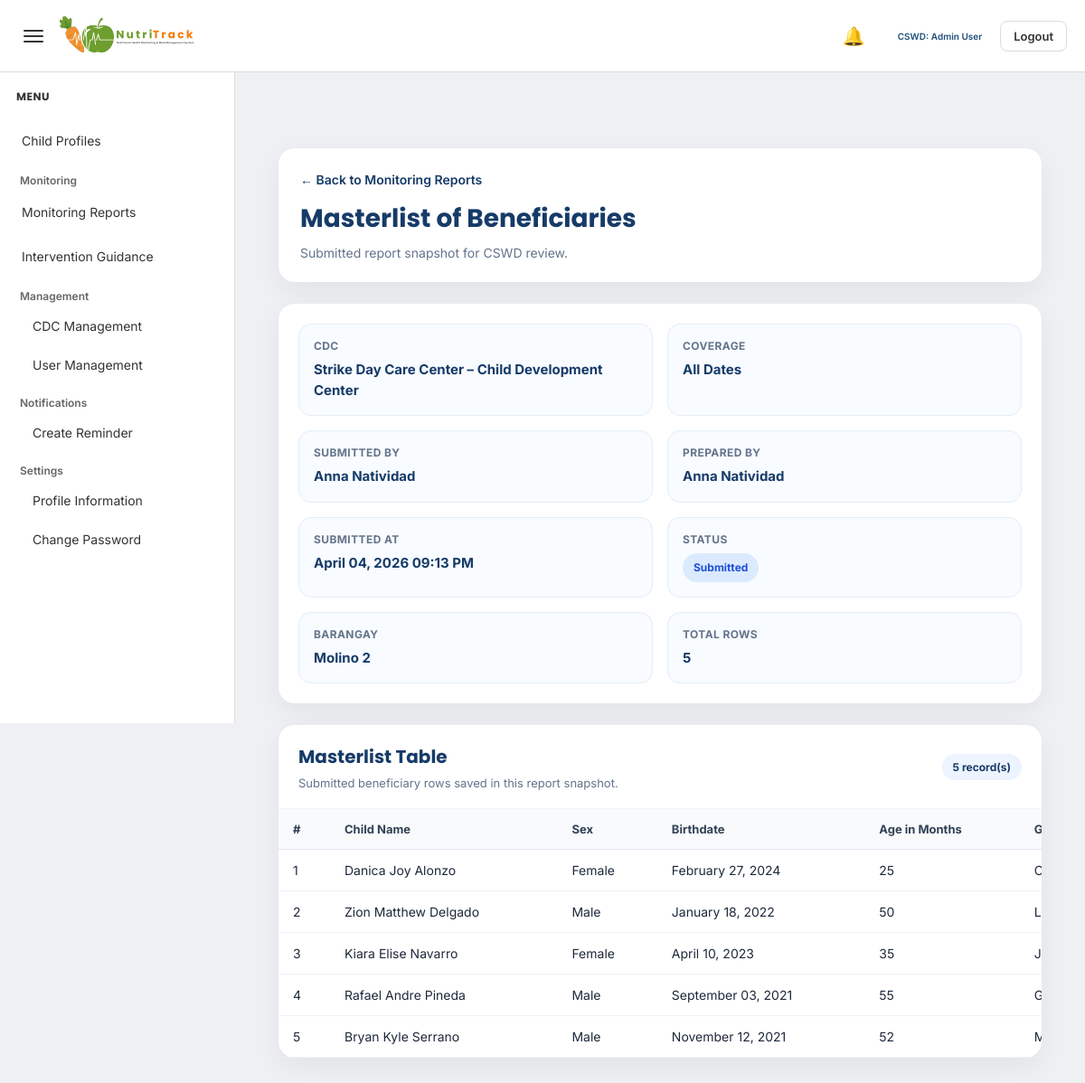
The app's page /admin/view_masterlist_report.php?id=1 (signed in) with its own data.
### tables this page shows
CREATE TABLE `submitted_reports` (
  `submitted_report_id` int(11) NOT NULL,
  `report_type` varchar(100) NOT NULL,
  `cdc_id` int(11) NOT NULL,
  `submitted_by` int(11) NOT NULL,
  `date_from` date DEFAULT NULL,
  `date_to` date DEFAULT NULL,
  `submitted_at` datetime NOT NULL DEFAULT current_timestamp(),
  `status` varchar(50) NOT NULL DEFAULT 'submitted',
  `report_payload` longtext NOT NULL
);

CREATE TABLE `cdc` (
  `cdc_id` int(11) NOT NULL,
  `cdc_name` varchar(100) DEFAULT NULL,
  `barangay` varchar(100) DEFAULT NULL,
  `address` text DEFAULT NULL,
  `status` varchar(20) DEFAULT 'Active',
  `created_at` timestamp NOT NULL DEFAULT current_timestamp()
);

### admin/view_masterlist_report.php (the view, shortened to what this page needs)
<?php
include '../config/database.php';
function h($value)
{
    return htmlspecialchars((string)$value, ENT_QUOTES, 'UTF-8');
}
function safe_value($value, $fallback = 'N/A')
{
    return (isset($value) && trim((string)$value) !== '') ? $value : $fallback;
}
function format_date_value($date, $fallback = 'N/A')
{
    $timestamp = strtotime($date);
    return date('F d, Y', $timestamp);
}
function format_datetime_value($date, $fallback = 'N/A')
{
    $timestamp = strtotime($date);
    return date('F d, Y h:i A', $timestamp);
}
function normalize_sex($sex)
{
    $sex = strtolower(trim((string)$sex));
    if ($sex === 'm' || $sex === 'male') {
        return 'Male';
    }
    if ($sex === 'f' || $sex === 'female') {
        return 'Female';
    }
    return trim((string)$sex) !== '' ? ucfirst(trim((string)$sex)) : 'N/A';
}
$submitted_report_id = (int) $_GET['id'];
$report_sql = "
    SELECT
        sr.submitted_report_id,
        sr.report_type,
        sr.cdc_id,
        sr.submitted_by,
        sr.date_from,
        sr.date_to,
        sr.submitted_at,
        sr.status,
        sr.report_payload,
        c.cdc_name,
        c.barangay,
        c.address AS cdc_address,
        CONCAT(
            COALESCE(u.first_name, ''),
            CASE
                WHEN u.first_name IS NOT NULL AND u.first_name != '' AND u.last_name IS NOT NULL AND u.last_name != '' THEN ' '
                ELSE ''
            END,
            COALESCE(u.last_name, '')
        ) AS submitted_by_name
    FROM submitted_reports sr
    INNER JOIN cdc c ON sr.cdc_id = c.cdc_id
    INNER JOIN users u ON sr.submitted_by = u.user_id
    WHERE sr.submitted_report_id = ?
    LIMIT 1
";
$stmt_report = mysqli_prepare($conn, $report_sql);
mysqli_stmt_bind_param($stmt_report, "i", $submitted_report_id);
mysqli_stmt_execute($stmt_report);
$result_report = mysqli_stmt_get_result($stmt_report);
$report = mysqli_fetch_assoc($result_report);
$payload = json_decode($report['report_payload'], true);
$rows = [];
if (isset($payload['submitted_rows']) && is_array($payload['submitted_rows'])) {
    $rows = $payload['submitted_rows'];
}
$prepared_by = safe_value($payload['prepared_by'] ?? '', $report['submitted_by_name']);
$total_records = isset($payload['total_records']) ? (int)$payload['total_records'] : count($rows);
$coverage_text = 'All Dates';
$status = strtolower(trim((string)$report['status']));
$status_class = 'status-default';
if ($status === 'submitted') {
    $status_class = 'status-submitted';
} elseif ($status === 'reviewed') {
    $status_class = 'status-reviewed';
} elseif ($status === 'approved') {
    $status_class = 'status-approved';
} elseif ($status === 'returned') {
    $status_class = 'status-returned';
}
?>
<!DOCTYPE html>
<html lang="en">
<head>
    <link rel="stylesheet" href="../assets/admin-style.css">
</head>
<body>
<?php include '../includes/admin_topbar.php'; ?>
<?php include '../includes/admin_sidebar.php'; ?>
<div class="main-content" id="mainContent">
    <div class="report-view-wrapper">
        <div class="report-header-card">
            <a href="monitoring_reports.php" class="back-link">← Back to Monitoring Reports</a>
            <div class="report-header">
                <h1>Masterlist of Beneficiaries</h1>
                <p>Submitted report snapshot for CSWD review.</p>
            </div>
        </div>
        <div class="summary-card">
            <div class="summary-grid">
                <div class="summary-item">
                    <div class="summary-label">CDC</div>
                    <div class="summary-value"><?php echo h(safe_value($payload['cdc_name'] ?? '', $report['cdc_name'])); ?></div>
                </div>
                <div class="summary-item">
                    <div class="summary-label">Coverage</div>
                    <div class="summary-value"><?php echo h($coverage_text); ?></div>
                </div>
                <div class="summary-item">
                    <div class="summary-label">Submitted By</div>
                    <div class="summary-value"><?php echo h(safe_value($report['submitted_by_name'])); ?></div>
                </div>
                <div class="summary-item">
                    <div class="summary-label">Prepared By</div>
                    <div class="summary-value"><?php echo h($prepared_by); ?></div>
                </div>
                <div class="summary-item">
                    <div class="summary-label">Submitted At</div>
                    <div class="summary-value"><?php echo h(format_datetime_value($report['submitted_at'])); ?></div>
                </div>
                <div class="summary-item">
                    <div class="summary-label">Status</div>
                    <div class="summary-value">
                        <span class="status-badge <?php echo h($status_class); ?>">
                            <?php echo h(safe_value($report['status'])); ?>
                        </span>
                    </div>
                </div>
                <div class="summary-item">
                    <div class="summary-label">Barangay</div>
                    <div class="summary-value"><?php echo h(safe_value($report['barangay'])); ?></div>
                </div>
                <div class="summary-item">
                    <div class="summary-label">Total Rows</div>
                    <div class="summary-value"><?php echo (int)$total_records; ?></div>
                </div>
            </div>
        </div>
        <div class="table-card">
            <div class="table-header">
                <div>
                    <h2>Masterlist Table</h2>
                    <p>Submitted beneficiary rows saved in this report snapshot.</p>
                </div>
                <span class="record-count"><?php echo (int)$total_records; ?> record(s)</span>
            </div>
            <?php if (!empty($rows)): ?>
                <div class="table-wrap">
                    <table class="report-table">
                        <thead>
                            <tr>
                                <th>#</th>
                                <th>Child Name</th>
                                <th>Sex</th>
                                <th>Birthdate</th>
                                <th>Age in Months</th>
                                <th>Guardian Name</th>
                            </tr>
                        </thead>
                        <tbody>
                            <?php foreach ($rows as $index => $row): ?>
                                <tr>
                                    <td><?php echo (int)($index + 1); ?></td>
                                    <td><?php echo h(safe_value($row['full_name'] ?? '')); ?></td>
                                    <td><?php echo h(normalize_sex($row['sex'] ?? '')); ?></td>
                                    <td><?php echo h(format_date_value($row['birthdate'] ?? '')); ?></td>
                                    <td><?php echo h(safe_value($row['age_in_months'] ?? '')); ?></td>
                                    <td><?php echo h(safe_value($row['guardian_name'] ?? '')); ?></td>
                                </tr>
                            <?php endforeach; ?>
                        </tbody>
                    </table>
                </div>
            <?php endif; ?>
        </div>
    </div>
</div>
</body>
</html>

### assets/admin-style.css (style rules this page uses)
* { box-sizing:border-box; margin:0; padding:0; }
:root { --page-bg:#eef0f3; --card-bg:#ffffff; --text-color:#333333; --muted-text:#666666; --border-color:#dcdcdc; --input-bg:#ffffff; --input-border:#cfcfcf; --readonly-bg:#f5f5f5; --hover-bg:#edf3f8; --active-bg:#dbe7f3; --accent:#1F4E79; --secondary:#2E7D32; --alert:#C0392B; --warning:#E67E22; --table-head:#f7f7f7; --blue-soft:#cfdff1; --green-soft:#dce6da; --red-soft:#eadcdc; --orange-soft:#f4e2d3; }
body { background:var(--page-bg); font-family:'Inter', sans-serif; color:var(--text-color); }
a { text-decoration:none; }
.main-content { margin-left:260px; padding:140px 24px 24px; transition:margin-left 0.25s ease; }
.summary-grid { display:grid; grid-template-columns:repeat(3, 1fr); gap:18px; }
@media (max-width: 1200px) { .summary-grid { grid-template-columns:repeat(2, 1fr); } }

### admin/view_masterlist_report.php (style rules this page uses)
.report-view-wrapper { padding: 24px; }
.report-header-card, .summary-card, .table-card { background: #ffffff; border-radius: 18px; box-shadow: 0 10px 30px rgba(15, 23, 42, 0.06); margin-bottom: 24px; }
.report-header-card { padding: 24px; }
.back-link { display: inline-flex; align-items: center; gap: 8px; text-decoration: none; color: #163b68; font-size: 14px; font-weight: 600; margin-bottom: 14px; }
.report-header h1 { margin: 0; font-family: 'Poppins', sans-serif; font-size: 28px; font-weight: 700; color: #163b68; }
.report-header p { margin: 8px 0 0; font-size: 14px; color: #64748b; }
.summary-card { padding: 22px; }
.summary-grid { display: grid; grid-template-columns: repeat(4, minmax(180px, 1fr)); gap: 16px; }
.summary-item { background: #f8fbff; border: 1px solid #e3edf8; border-radius: 14px; padding: 16px; }
.summary-label { font-size: 12px; font-weight: 700; color: #64748b; text-transform: uppercase; letter-spacing: 0.4px; margin-bottom: 8px; }
.summary-value { font-size: 15px; font-weight: 700; color: #163b68; line-height: 1.5; }
.table-header { padding: 20px 22px; border-bottom: 1px solid #eef2f7; display: flex; justify-content: space-between; align-items: center; gap: 12px; flex-wrap: wrap; }
.table-header h2 { margin: 0; font-family: 'Poppins', sans-serif; font-size: 20px; font-weight: 700; color: #163b68; }
.table-header p { margin: 6px 0 0; font-size: 13px; color: #64748b; }
.record-count, .status-badge { display: inline-flex; align-items: center; justify-content: center; padding: 7px 12px; border-radius: 999px; font-size: 12px; font-weight: 700; white-space: nowrap; }
.record-count { background: #edf4ff; color: #163b68; }
.status-badge { text-transform: capitalize; }
.status-submitted { background: #dbeafe; color: #1d4ed8; }
.table-wrap { width: 100%; overflow-x: auto; }
.report-table { width: 100%; min-width: 1200px; border-collapse: collapse; }
.report-table thead th { background: #f8fafc; font-size: 13px; font-weight: 700; color: #334155; text-align: left; padding: 14px 16px; border-bottom: 1px solid #e2e8f0; white-space: nowrap; }
.report-table tbody td { padding: 14px 16px; font-size: 14px; color: #1e293b; border-bottom: 1px solid #eef2f7; vertical-align: top; }
@media (max-width: 1200px) { .summary-grid { grid-template-columns: repeat(2, minmax(180px, 1fr)); } }

### records on screen
submitted_reports: cdc.cdc_name "Strike Day Care Center – Child Development Center", submitted_at "April 04, 2026 09:13 PM", status "Submitted", cdc.barangay "Molino 2", report_payload "5"

### other values on screen
$admin_full_name "Admin User"
$coverage_text "All Dates"
safe_value($report['submitted_by_name']) "Anna Natividad"
$prepared_by "Anna Natividad"
safe_value($row['full_name'] ?? '') "Danica Joy Alonzo"
normalize_sex($row['sex'] ?? '') "Female"
format_date_value($row['birthdate'] ?? '') "February 27, 2024"
safe_value($row['age_in_months'] ?? '') "25"
safe_value($row['full_name'] ?? '') "Zion Matthew Delgado"
normalize_sex($row['sex'] ?? '') "Male"
format_date_value($row['birthdate'] ?? '') "January 18, 2022"
safe_value($row['age_in_months'] ?? '') "50"
safe_value($row['full_name'] ?? '') "Kiara Elise Navarro"
format_date_value($row['birthdate'] ?? '') "April 10, 2023"
safe_value($row['age_in_months'] ?? '') "35"
